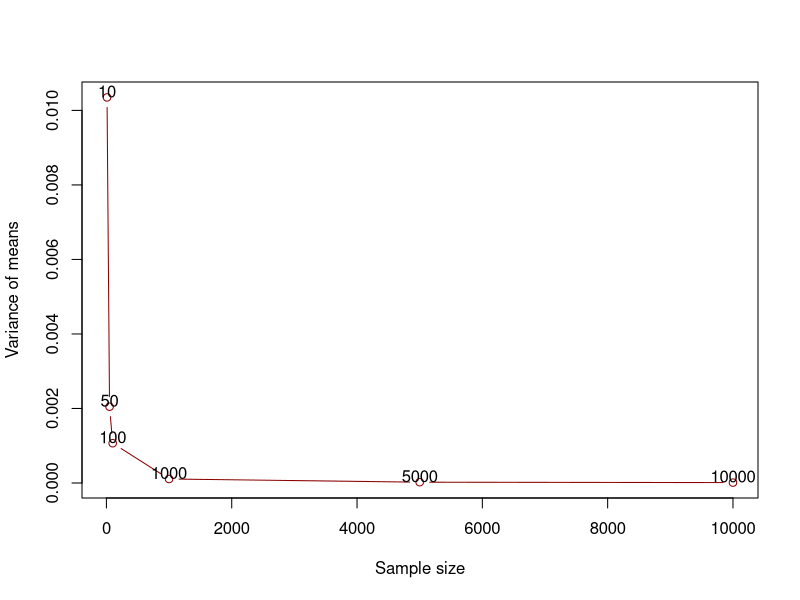
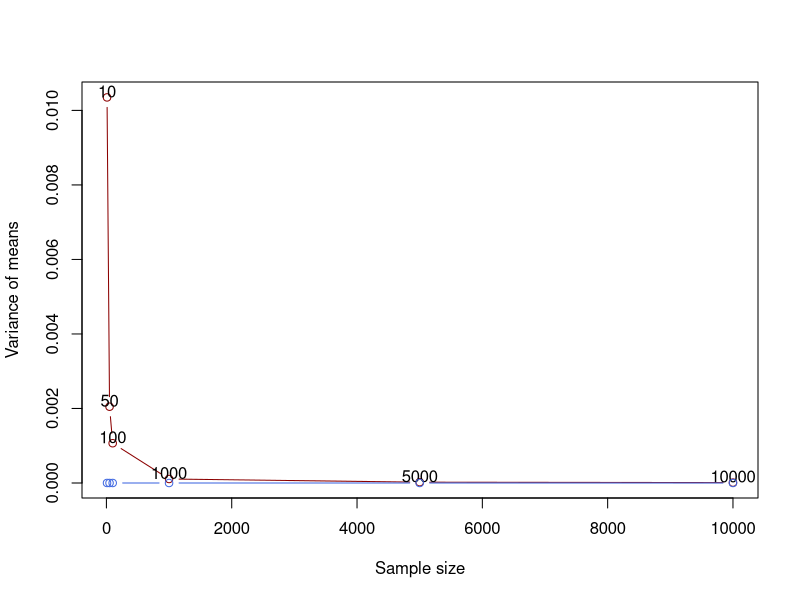

Here is the R script that generated these plots, in order:
## ---- chunk 1
#| include: false
knitr::opts_chunk$set(
  echo=TRUE, message=FALSE, warning=FALSE, fig.align="center", dev="svglite"
)

old_hooks <- fansi::set_knit_hooks(
  knitr::knit_hooks,
  which = c("output", "message", "warning", "error")
)

options(crayon.enabled=TRUE)
## ---- chunk 2
m <- function(x) {
  5 * exp(-3 * (x - 4)^4)
}
## ---- chunk 3
m(c(2, 4, 0, 7))
## ---- chunk 4
m_t <- function(sample_size, df, func) {
  m_values <- rt(sample_size, df=df) |>
    func()
  
  c("Mean" = mean(m_values), "Variance" = var(m_values))
}
## ---- chunk 5
set.seed(20)
m_t(sample_size=10, df=7, func=m)
## ---- chunk 6
set.seed(20)
replicate(n=5, m_t(sample_size=10, df=7, func=m))
## ---- chunk 7
set.seed(20)
replicate(n=5, m_t(sample_size=50, df=7, func=m))
## ---- chunk 8
set.seed(20)
replicate(n=5, m_t(sample_size=100, df=7, func=m))
## ---- chunk 9
set.seed(20)
replicate(n=5, m_t(sample_size=1000, df=7, func=m))
## ---- chunk 10
set.seed(20)
replicate(n=5, m_t(sample_size=5000, df=7, func=m))
## ---- chunk 11
set.seed(20)
replicate(n=5, m_t(sample_size=10000, df=7, func=m))
## ---- chunk 12
B <- 2000
## ---- chunk 13
S <- c(10, 50, 100, 1000, 5000, 10000)
results <- rep(NA_real_, length(S))

set.seed(20)

for (i in 1:length(S)) {
  results[i] <- rt(B * S[i], df=7) |>
    m() |>
    matrix(nrow=B, ncol=S[i]) |>
    apply(MARGIN=1, FUN=mean) |>
    var()
}
## ---- chunk 14
plot(results ~ S, type="b", col="darkred", xlab="Sample size", ylab="Variance of means")
text(x=S, y=results, labels=as.character(S), adj=c(0.5, 0))
## ---- chunk 15
m_norm <- function(sample_size, df, mean, sd, func) {
  t_values <- rt(sample_size, df=df)
  
  (1 / sample_size) * sum(dt(t_values, df=df) / dnorm(t_values, mean=mean, sd=sd) * func(t_values))
}
## ---- chunk 16
set.seed(20)
replicate(n=5, m_t(sample_size=10, df=7, func=m))

set.seed(20)
replicate(n=5, m_norm(sample_size=10, df=7, mean=4, sd=1, func=m))
## ---- chunk 17
set.seed(20)
replicate(n=5, m_t(sample_size=50, df=7, func=m))

set.seed(20)
replicate(n=5, m_norm(sample_size=50, df=7, mean=4, sd=1, func=m))
## ---- chunk 18
set.seed(20)
replicate(n=5, m_t(sample_size=100, df=7, func=m))

set.seed(20)
replicate(n=5, m_norm(sample_size=100, df=7, mean=4, sd=1, func=m))
## ---- chunk 19
set.seed(20)
replicate(n=5, m_t(sample_size=1000, df=7, func=m))

set.seed(20)
replicate(n=5, m_norm(sample_size=1000, df=7, mean=4, sd=1, func=m))
## ---- chunk 20
set.seed(20)
replicate(n=5, m_t(sample_size=5000, df=7, func=m))

set.seed(20)
replicate(n=5, m_norm(sample_size=5000, df=7, mean=4, sd=1, func=m))
## ---- chunk 21
set.seed(20)
replicate(n=5, m_t(sample_size=10000, df=7, func=m))

set.seed(20)
replicate(n=5, m_norm(sample_size=10000, df=7, mean=4, sd=1, func=m))
## ---- chunk 22
custom_mean <- function(x, df, mean, sd, func) {
  (1 / length(x)) * sum(dt(x, df=df) / dnorm(x, mean=mean, sd=sd) * func(x))
}
## ---- chunk 23
#| code-line-numbers: "|2|7|10"
S <- c(10, 50, 100, 1000, 5000, 10000)
results2 <- rep(NA_real_, length(S))

set.seed(20)

for (i in 1:length(S)) {
  results2[i] <- rt(B * S[i], df=7) |>
    m() |>
    matrix(nrow=B, ncol=S[i]) |>
    apply(MARGIN=1, FUN=custom_mean, df=7, mean=4, sd=1, func=m) |>
    var()
}
## ---- chunk 24
plot(results ~ S, type="b", col="darkred", xlab="Sample size", ylab="Variance of means")
text(x=S, y=results, labels=as.character(S), adj=c(0.5, 0))
points(results2 ~ S, type="b", col="royalblue")
## ---- chunk 25
results # Using t distribution only
results2 # Using t and normal distribution via importance sampling
